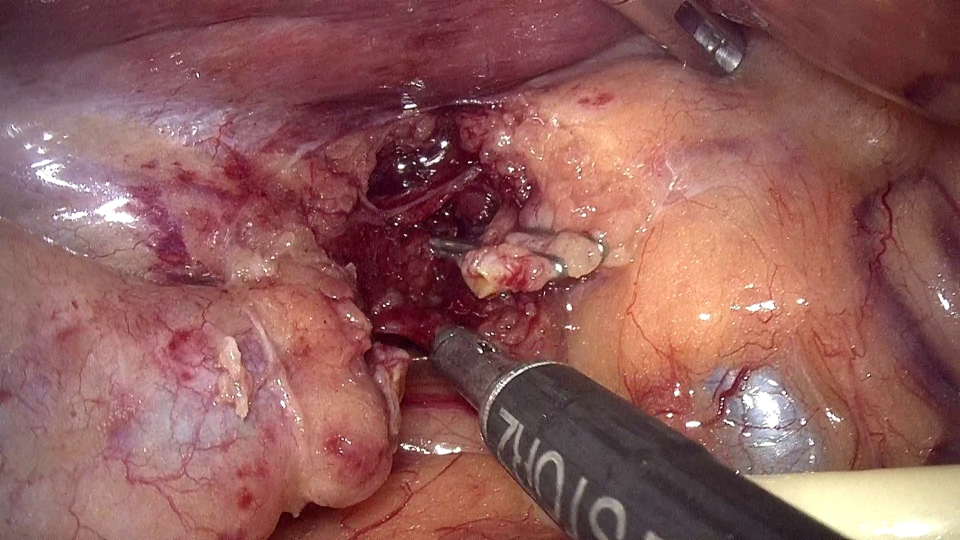
#> input picture frames_0000206.jpg, 1920 x 1080 px, found by its file name (shown at 1/2 size)
$ python smoke_gen.py
#> lines starting #> are read from the running program, lines starting #| are printed output that depends on the picture; after the words box and inside, x2 and y2 are one past the last pixel; in counts of white or black regions, pixels touching at a corner belong together
import numpy as np
import matplotlib.pyplot as plt
from scipy.ndimage import gaussian_filter
from PIL import Image

# Load the background image
image_path = r"D:\Desmoking Dataset\LH_frames\1970_01_01_010226_LH_S6\smoke_ahead_series\00002\frames_0000206.jpg"
background = np.array(Image.open(image_path).resize((1920, 1080)))
#> background is the input picture: shape (1080, 1920, 3); mean R, G, B 143.2, 92.5, 90

# Parameters
width = 1920
height = 1080
center_x = width // 2
center_y = height // 2
n_frames = 5  # Number of frames in the series

# Create figure for subplots
fig, axes = plt.subplots(1, n_frames, figsize=(19.2 * n_frames / 2, 10.8))

for frame in range(n_frames):
    # Create canvas and mask for each frame
    canvas = np.zeros((height, width))
    blob_mask = np.zeros((height, width), dtype=bool)

    # Scale spread and radius with frame number
    spread_x = 150 + frame * 100  # Increases from 150 to 550
    spread_y = 80 + frame * 50    # Increases from 80 to 280
    min_radius = 40 + frame * 20  # Increases from 40 to 120
    max_radius = 120 + frame * 40 # Increases from 120 to 280

    # Generate blobs
    n_blobs = 20
    for _ in range(n_blobs):
        offset_x = int(np.random.normal(0, spread_x))
        offset_y = int(np.random.normal(0, spread_y))
        x = center_x + offset_x
        y = center_y + offset_y
        x = np.clip(x, 50, width-50)
        y = np.clip(y, 50, height-50)
        r = np.random.randint(min_radius, max_radius)
        y_grid, x_grid = np.ogrid[:height, :width]
        mask = ((x_grid - x)**2 + (y_grid - y)**2) <= r**2
        canvas[mask] += np.random.random() * 0.5 + 0.5
        blob_mask |= mask

    # Smooth the edges
    canvas = gaussian_filter(canvas, sigma=30)
    canvas = np.clip(canvas, 0, 1)

    # Add salt-and-pepper noise
    noise_density = 0.05
    noise = np.random.random(canvas.shape)
    salt = (noise > 1 - noise_density/2) & blob_mask
    pepper = (noise < noise_density/2) & blob_mask
    canvas[salt] = 1
    canvas[pepper] = 0

    # Create RGBA mask (white)
    mask_rgba = np.zeros((height, width, 4), dtype=np.uint8)
    mask_rgba[..., 0] = 255  # Red (white)
    mask_rgba[..., 1] = 255  # Green (white)
    mask_rgba[..., 2] = 255  # Blue (white)
    mask_rgba[..., 3] = (canvas * 120).astype(np.uint8)

    # Combine with background
    bg_rgba = np.dstack((background, np.full((height, width), 255, dtype=np.uint8)))
    alpha_mask = mask_rgba[..., 3] / 255.0
    alpha_bg = 1.0 - alpha_mask
    result = np.zeros_like(bg_rgba, dtype=np.float32)
    for channel in range(3):
        result[..., channel] = (bg_rgba[..., channel] * alpha_bg +
                               mask_rgba[..., channel] * alpha_mask)
    result[..., 3] = 255
    result = result.astype(np.uint8)

    # Display in subplot
    axes[frame].imshow(result)
    axes[frame].axis('off')
    axes[frame].set_title(f'Frame {frame + 1}')
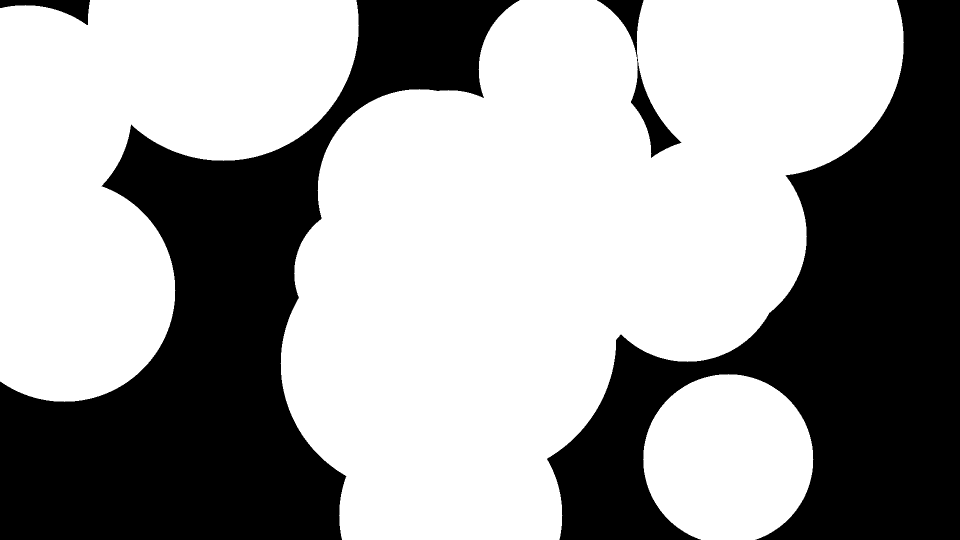
#> blob_mask: shape (1080, 1920) bool (shown at 1/2 size); 62.7% white; 4 black regions, box (x1, y1, x2, y2) and area: (0, 0, 1039, 1080) 389187, (1094, 0, 1920, 1080) 372120, (1194, 0, 1363, 316) 8932, (0, 0, 180, 50) 3655
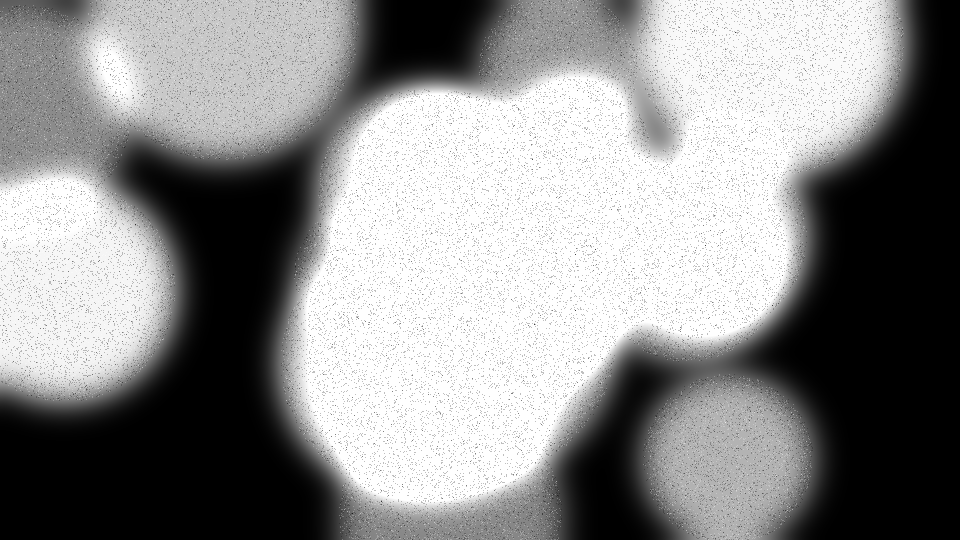
#> canvas: shape (1080, 1920) float64 (shown at 1/2 size); min 0, max 1, mean 0.557
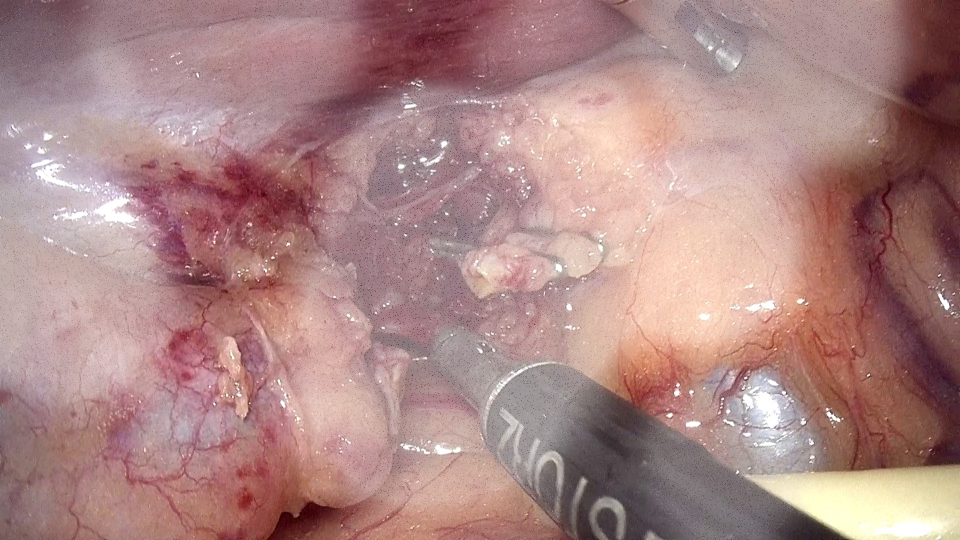
#> result: shape (1080, 1920, 4) (shown at 1/2 size); mean R, G, B, A 171.9, 134.9, 133.1, 255

plt.tight_layout()
plt.show()
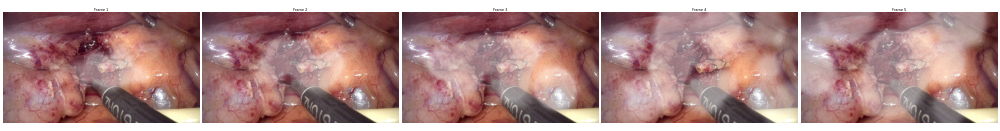
#> figure drawn by matplotlib, 5 panels

$ run again, with frames_0000207.jpg copied over frames_0000206.jpg
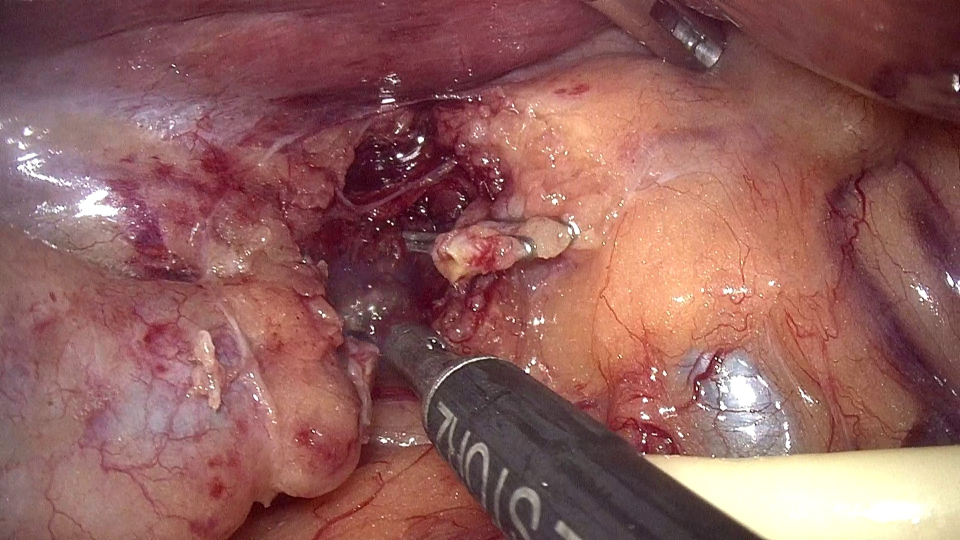
#> input picture frames_0000207.jpg, 1920 x 1080 px, found by its file name (shown at 1/2 size)
#> background is the input picture: shape (1080, 1920, 3); mean R, G, B 144.6, 95.2, 92.1
#> after the loop `for frame in range(n_frames):`:
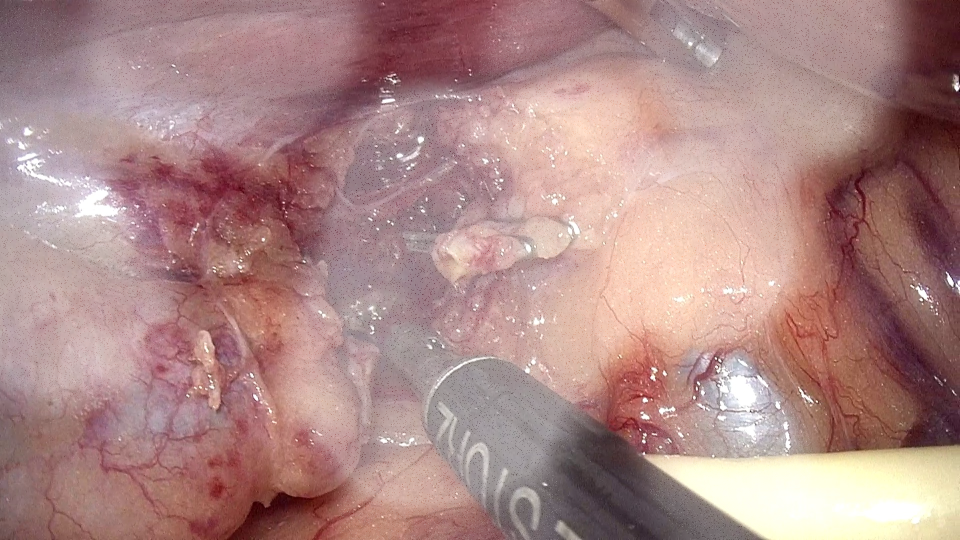
#> result: shape (1080, 1920, 4) (shown at 1/2 size); mean R, G, B, A 172.7, 136.7, 134.5, 255

$ run again, with frames_0000208.jpg copied over frames_0000206.jpg
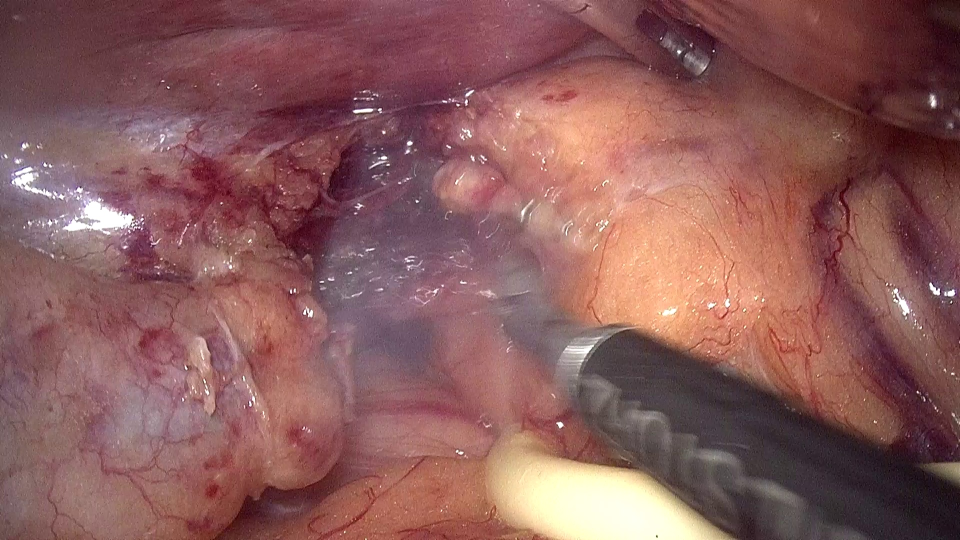
#> input picture frames_0000208.jpg, 1920 x 1080 px, found by its file name (shown at 1/2 size)
#> background is the input picture: shape (1080, 1920, 3); mean R, G, B 138.3, 92, 91.2
#> after the loop `for frame in range(n_frames):`:
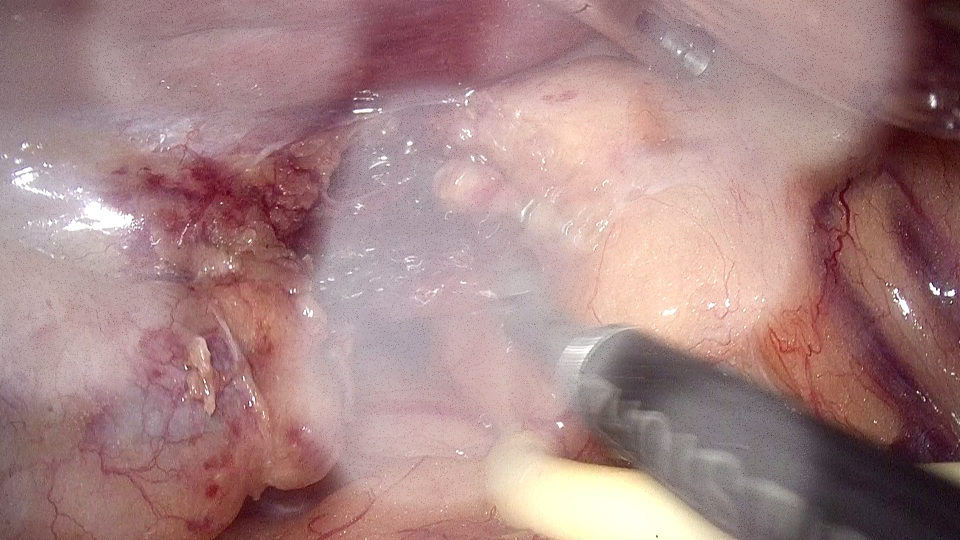
#> result: shape (1080, 1920, 4) (shown at 1/2 size); mean R, G, B, A 166.2, 132.5, 132.1, 255
